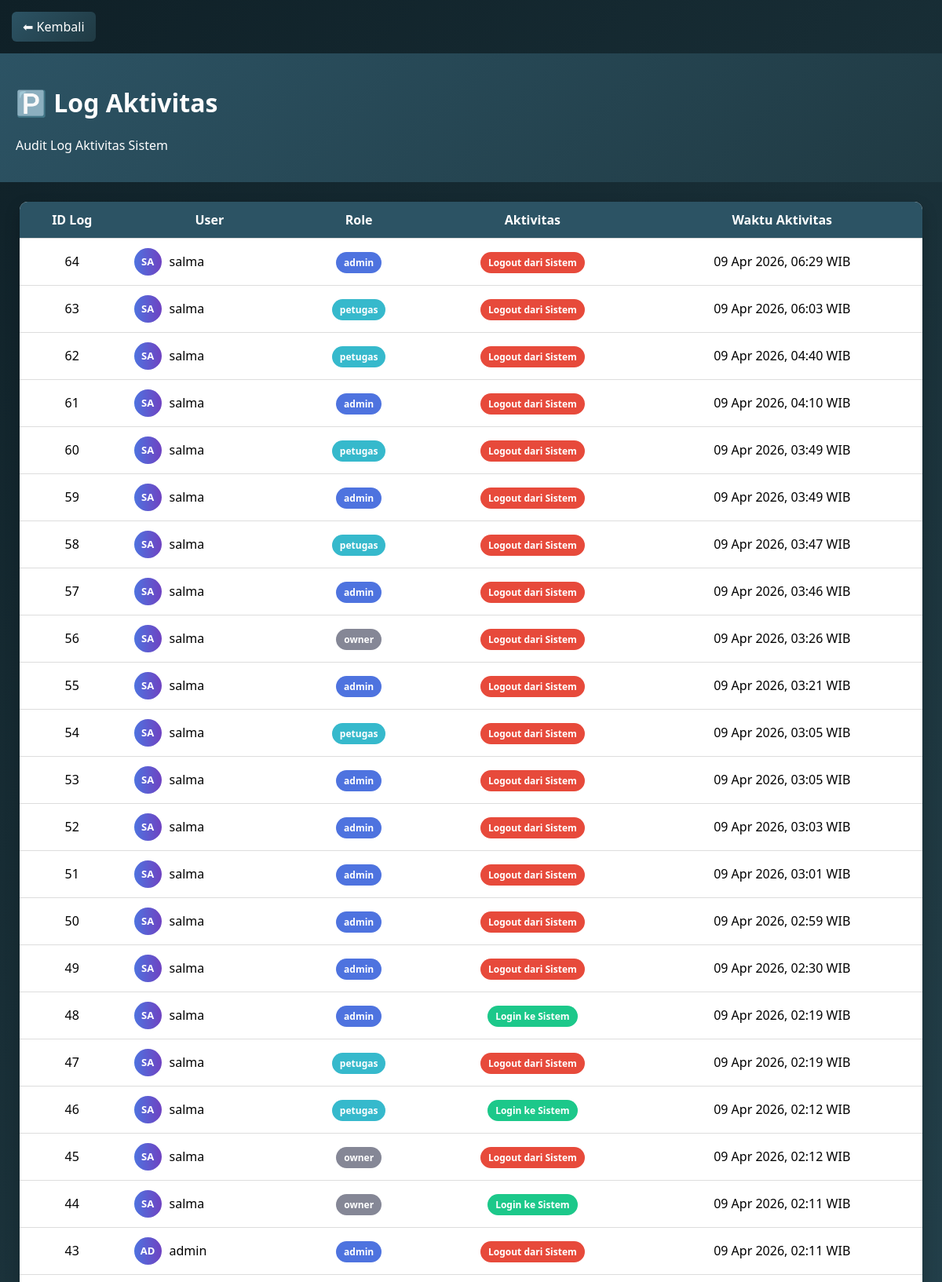
The page /view/admin/aktivitas.php (signed in, upper part) on the database its author committed.
### tables this page shows
CREATE TABLE `tb_log_aktivitas` (
  `id_log` int(11) NOT NULL,
  `id_user` int(11) DEFAULT NULL,
  `user` varchar(11) NOT NULL,
  `role` enum('admin','petugas','owner') NOT NULL,
  `aktivitas` varchar(100) NOT NULL,
  `waktu_aktivitas` datetime NOT NULL
);

### models/koneksi.php (called while the page is built, shortened)
<?php
class koneksi{
   private  $host = "localhost",
   $username = "root",
   $pass = "",
   $db = "db_parkiran";
   function __construct()
   {
       $this->koneksi = mysqli_connect($this->host,
       $this->username, $this->pass, $this->db);
       if ($this->koneksi){
          return $this->koneksi;
       }else{
         die("koneksi kedatabase gagal".mysqli_connect_error());
       }
   }
}

### models/aktivitas.php (called while the page is built, shortened)
<?php
include_once __DIR__ . "/koneksi.php";
class aktivitas {
    private $koneksi;
    public function __construct()
    {
        $db = new koneksi();
        $this->koneksi = $db->koneksi;
    }
    public function tampil_data_aktivitas()
    {
        $sql = "SELECT * FROM tb_log_aktivitas ORDER BY waktu_aktivitas DESC";
        $q = mysqli_query($this->koneksi, $sql);
        $data = [];
        while ($row = mysqli_fetch_object($q)) {
            $data[] = $row;
        }
        return $data;
    }
}
?>

### controllers/c_aktivitas.php (called while the page is built, shortened)
 <?php
include_once __DIR__ . '/../models/aktivitas.php';
$aktivitas = new aktivitas();
$data_aktivitas = $aktivitas->tampil_data_aktivitas();
?>

### view/admin/aktivitas.php (the view, shortened to what this page needs)
 <?php
include_once __DIR__ . '/../../controllers/c_aktivitas.php';
?>
<!DOCTYPE html>
<html lang="id">
<head>
</head>
<body>
<a href="dasboard.php"
style="display:inline-block;margin:15px;
background:linear-gradient(135deg,#2c5364,#203a43);
color:#fff;
padding:8px 14px;border-radius:6px;
text-decoration:none">
⬅ Kembali
</a>
<div class="header">
    <h1>🅿️ Log Aktivitas</h1>
    <p>Audit Log Aktivitas Sistem</p>
</div>
<div class="container">
<table>
<tr>
    <th>ID Log</th>
    <th>User</th>
    <th>Role</th>
    <th>Aktivitas</th>
    <th>Waktu Aktivitas</th>
</tr>
<?php if(!empty($data_aktivitas)): ?>
<?php foreach($data_aktivitas as $row): ?>
<tr>
    <td><?= htmlspecialchars($row->id_log) ?></td>
    <td>
        <div class="user-info">
            <div class="user-circle"><?= strtoupper(substr($row->user,0,2)) ?></div>
            <?= htmlspecialchars($row->user) ?>
        </div>
    </td>
    <td>
        <?php
        $role_class = 'other';
        $role_text = htmlspecialchars($row->role);
        if(strtolower($row->role)=='admin') $role_class='role-admin';
        elseif(strtolower($row->role)=='petugas') $role_class='role-petugas';
        elseif(strtolower($row->role)=='owner') $role_class='role-owner';
        ?>
        <span class="badge <?= $role_class ?>"><?= $role_text ?></span>
    </td>
    <td>
        <?php
        $act_class = 'other';
        $aktivitas_text = htmlspecialchars($row->aktivitas);
        $lower = strtolower($row->aktivitas);
        if(strpos($lower,'login')!==false) $act_class='login';
        elseif(strpos($lower,'logout')!==false) $act_class='logout';
        elseif(strpos($lower,'edit')!==false) $act_class='edit';
        ?>
        <span class="badge <?= $act_class ?>"><?= $aktivitas_text ?></span>
    </td>
    <td><?= date("d M Y, H:i", strtotime($row->waktu_aktivitas)) ?> WIB</td>
</tr>
<?php endforeach; ?>
<?php else: ?>
<tr>
    <td colspan="5">Data aktivitas kosong</td>
</tr>
<?php endif; ?>
</table>
</div>
</body>
</html>

### view/admin/aktivitas.php (style rules this page uses)
* { box-sizing: border-box; font-family: 'Segoe UI', sans-serif; }
body { margin: 0; background: linear-gradient(135deg,#0f2027,#203a43,#2c5364); }
.header { background: linear-gradient(135deg,#2c5364,#203a43); color:white; padding:20px; }
.container { padding:25px; }
table { width: 100%; border-collapse: collapse; background: white; border-radius: 10px; overflow: hidden; box-shadow: 0 8px 20px rgba(0,0,0,.2); }
table th, table td { padding: 12px; border-bottom: 1px solid #ddd; text-align: center; }
table th { background: #2c5364; color: white; }
.badge { padding: 5px 10px; border-radius: 15px; font-size: 12px; font-weight: 600; color: white; }
.login { background: #1cc88a; }
.logout { background: #e74a3b; }
.role-admin { background: #4e73df; }
.role-petugas { background: #36b9cc; }
.role-owner { background: #858796; }
.user-circle { width: 35px; height: 35px; border-radius: 50%; display: inline-flex; align-items: center; justify-content: center; font-size: 13px; font-weight: bold; color: white; margin-right: 10px; background: linear-gradient(90deg,#4e73df,#6f42c1); }
.user-info { display: flex; align-items: center; }

### rows shown on the page
tb_log_aktivitas: id_log "64", user "SA", user "salma", role "admin", aktivitas "Logout dari Sistem", waktu_aktivitas "09 Apr 2026, 06:29"
tb_log_aktivitas: id_log "63", user "SA", user "salma", role "petugas", aktivitas "Logout dari Sistem", waktu_aktivitas "09 Apr 2026, 06:03"
tb_log_aktivitas: id_log "62", user "SA", user "salma", role "petugas", aktivitas "Logout dari Sistem", waktu_aktivitas "09 Apr 2026, 04:40"
tb_log_aktivitas: id_log "61", user "SA", user "salma", role "admin", aktivitas "Logout dari Sistem", waktu_aktivitas "09 Apr 2026, 04:10"
tb_log_aktivitas: id_log "60", user "SA", user "salma", role "petugas", aktivitas "Logout dari Sistem", waktu_aktivitas "09 Apr 2026, 03:49"
tb_log_aktivitas: id_log "59", user "SA", user "salma", role "admin", aktivitas "Logout dari Sistem", waktu_aktivitas "09 Apr 2026, 03:49"
tb_log_aktivitas: id_log "58", user "SA", user "salma", role "petugas", aktivitas "Logout dari Sistem", waktu_aktivitas "09 Apr 2026, 03:47"
tb_log_aktivitas: id_log "57", user "SA", user "salma", role "admin", aktivitas "Logout dari Sistem", waktu_aktivitas "09 Apr 2026, 03:46"
tb_log_aktivitas: id_log "56", user "SA", user "salma", role "owner", aktivitas "Logout dari Sistem", waktu_aktivitas "09 Apr 2026, 03:26"
tb_log_aktivitas: id_log "55", user "SA", user "salma", role "admin", aktivitas "Logout dari Sistem", waktu_aktivitas "09 Apr 2026, 03:21"
tb_log_aktivitas: id_log "54", user "SA", user "salma", role "petugas", aktivitas "Logout dari Sistem", waktu_aktivitas "09 Apr 2026, 03:05"
tb_log_aktivitas: id_log "53", user "SA", user "salma", role "admin", aktivitas "Logout dari Sistem", waktu_aktivitas "09 Apr 2026, 03:05"
tb_log_aktivitas: id_log "52", user "SA", user "salma", role "admin", aktivitas "Logout dari Sistem", waktu_aktivitas "09 Apr 2026, 03:03"
tb_log_aktivitas: id_log "51", user "SA", user "salma", role "admin", aktivitas "Logout dari Sistem", waktu_aktivitas "09 Apr 2026, 03:01"
tb_log_aktivitas: id_log "50", user "SA", user "salma", role "admin", aktivitas "Logout dari Sistem", waktu_aktivitas "09 Apr 2026, 02:59"
tb_log_aktivitas: id_log "49", user "SA", user "salma", role "admin", aktivitas "Logout dari Sistem", waktu_aktivitas "09 Apr 2026, 02:30"
tb_log_aktivitas: id_log "48", user "SA", user "salma", role "admin", aktivitas "Login ke Sistem", waktu_aktivitas "09 Apr 2026, 02:19"
tb_log_aktivitas: id_log "47", user "SA", user "salma", role "petugas", aktivitas "Logout dari Sistem", waktu_aktivitas "09 Apr 2026, 02:19"
tb_log_aktivitas: id_log "46", user "SA", user "salma", role "petugas", aktivitas "Login ke Sistem", waktu_aktivitas "09 Apr 2026, 02:12"
tb_log_aktivitas: id_log "45", user "SA", user "salma", role "owner", aktivitas "Logout dari Sistem", waktu_aktivitas "09 Apr 2026, 02:12"
tb_log_aktivitas: id_log "44", user "SA", user "salma", role "owner", aktivitas "Login ke Sistem", waktu_aktivitas "09 Apr 2026, 02:11"
tb_log_aktivitas: id_log "43", user "AD", user "admin", role "admin", aktivitas "Logout dari Sistem", waktu_aktivitas "09 Apr 2026, 02:11"
